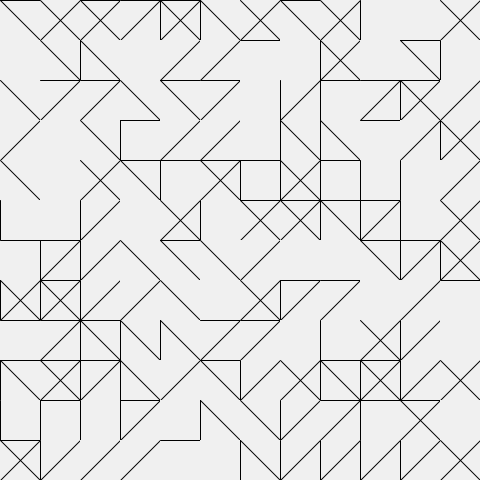
Frame 1 (no input)
Frame 60 (the mouse pressed at the canvas centre just before this capture): identical to frame 1, image omitted
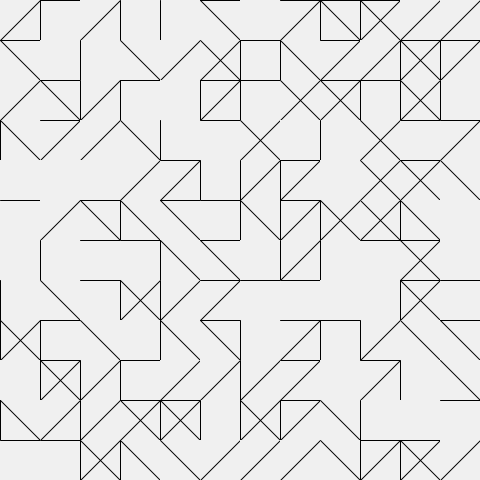
Frame 120 (the mouse held since frame 60 and released just before this capture)

The Processing sketch that drew these frames (run headless with seeded random() and noise(); from frame 60 on, the mouse is pressed at the canvas centre):

// Processing sketch: Tarea_Array1d_nD_ejercicio_2
// ── Tarea_Array1d_nD_ejercicio_2.pde
int cols = 12;
int rows = 12;

int cellSize = 40;

boolean[][][] lab;

void setup() {
  size(480, 480);
  
  lab = new boolean[cols][rows][6];
  
  inicializarLaberinto();
}

void draw() {
  background(255);
  
  dibujarLaberinto();
}


void inicializarLaberinto() {
  for (int i = 0; i < cols; i++) {
    for (int j = 0; j < rows; j++) {
      for (int k = 0; k < 6; k++) {
        lab[i][j][k] = random(1) > 0.6;
      }
    }
  }
}


void dibujarLaberinto() {
  stroke(0);
  
  for (int i = 0; i < cols; i++) {
    for (int j = 0; j < rows; j++) {
      
      float x = i * cellSize;
      float y = j * cellSize;
      
      dibujarCelda(i, j, x, y);
    }
  }
}


void dibujarCelda(int i, int j, float x, float y) {
  

  noStroke();
  fill(240);
  rect(x, y, cellSize, cellSize);
  
  stroke(0);
  


  if (lab[i][j][0]) {
    line(x, y, x + cellSize, y);
  }
  

  if (lab[i][j][3]) {
    line(x, y, x, y + cellSize);
  }
  

  if (i == cols - 1 && lab[i][j][1]) {
    line(x + cellSize, y, x + cellSize, y + cellSize);
  }
  
  
  if (j == rows - 1 && lab[i][j][2]) {
    line(x, y + cellSize, x + cellSize, y + cellSize);
  }
  

  if (lab[i][j][4]) {
    line(x, y, x + cellSize, y + cellSize);
  }
  
  if (lab[i][j][5]) {
    line(x + cellSize, y, x, y + cellSize);
  }
}


void mousePressed() {
  inicializarLaberinto();
}
